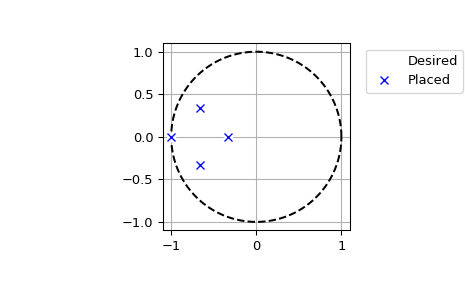

Generate this figure with Python:
# A simple example demonstrating real pole placement using both KNV and YT
# algorithms.  This is example number 1 from section 4 of the reference KNV
# publication ([R291]_):

from scipy import signal
import matplotlib.pyplot as plt

A = np.array([[ 1.380,  -0.2077,  6.715, -5.676  ],
              [-0.5814, -4.290,   0,      0.6750 ],
              [ 1.067,   4.273,  -6.654,  5.893  ],
              [ 0.0480,  4.273,   1.343, -2.104  ]])
B = np.array([[ 0,      5.679 ],
              [ 1.136,  1.136 ],
              [ 0,      0,    ],
              [-3.146,  0     ]])
P = np.array([-0.2, -0.5, -5.0566, -8.6659])

# Now compute K with KNV method 0, with the default YT method and with the YT
# method while forcing 100 iterations of the algorithm and print some results
# after each call.

fsf1 = signal.place_poles(A, B, P, method='KNV0')
fsf1.gain_matrix
# array([[ 0.20071427, -0.96665799,  0.24066128, -0.10279785],
# [ 0.50587268,  0.57779091,  0.51795763, -0.41991442]])

fsf2 = signal.place_poles(A, B, P)  # uses YT method
fsf2.computed_poles
# array([-8.6659, -5.0566, -0.5   , -0.2   ])

fsf3 = signal.place_poles(A, B, P, rtol=-1, maxiter=100)
fsf3.X
# array([[ 0.52072442+0.j, -0.08409372+0.j, -0.56847937+0.j,  0.74823657+0.j],
# [-0.04977751+0.j, -0.80872954+0.j,  0.13566234+0.j, -0.29322906+0.j],
# [-0.82266932+0.j, -0.19168026+0.j, -0.56348322+0.j, -0.43815060+0.j],
# [ 0.22267347+0.j,  0.54967577+0.j, -0.58387806+0.j, -0.40271926+0.j]])

# The absolute value of the determinant of X is a good indicator to check the
# robustness of the results, both ``'KNV0'`` and ``'YT'`` aim at maximizing
# it.  Below a comparison of the robustness of the results above:

abs(np.linalg.det(fsf1.X)) < abs(np.linalg.det(fsf2.X))
# True
abs(np.linalg.det(fsf2.X)) < abs(np.linalg.det(fsf3.X))
# True

# Now a simple example for complex poles:

A = np.array([[ 0,  7/3.,  0,   0   ],
              [ 0,   0,    0,  7/9. ],
              [ 0,   0,    0,   0   ],
              [ 0,   0,    0,   0   ]])
B = np.array([[ 0,  0 ],
              [ 0,  0 ],
              [ 1,  0 ],
              [ 0,  1 ]])
P = np.array([-3, -1, -2-1j, -2+1j]) / 3.
fsf = signal.place_poles(A, B, P, method='YT')

# We can plot the desired and computed poles in the complex plane:

t = np.linspace(0, 2*np.pi, 401)
plt.plot(np.cos(t), np.sin(t), 'k--')  # unit circle
plt.plot(fsf.requested_poles.real, fsf.requested_poles.imag,
         'wo', label='Desired')
plt.plot(fsf.computed_poles.real, fsf.computed_poles.imag, 'bx',
         label='Placed')
plt.grid()
plt.axis('image')
plt.axis([-1.1, 1.1, -1.1, 1.1])
plt.legend(bbox_to_anchor=(1.05, 1), loc=2, numpoints=1)
